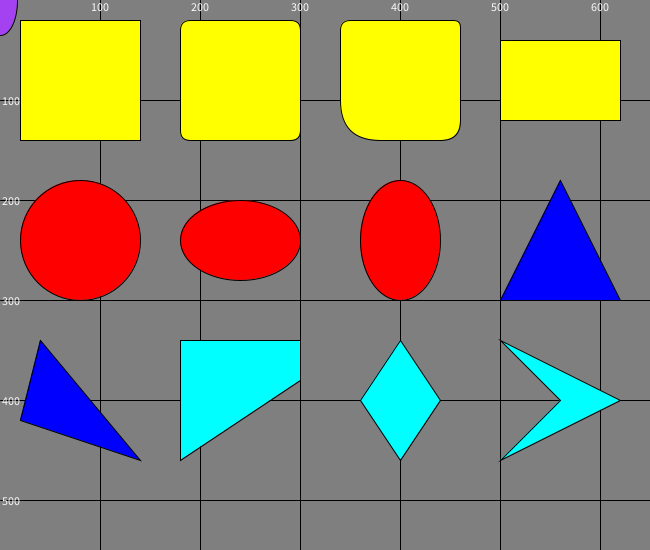
Frame 1 (no input)
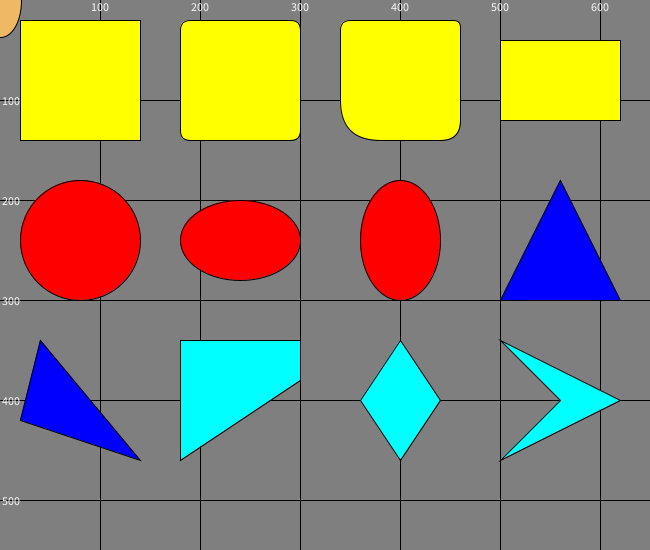
Frame 60 (the mouse pressed at the canvas centre just before this capture)
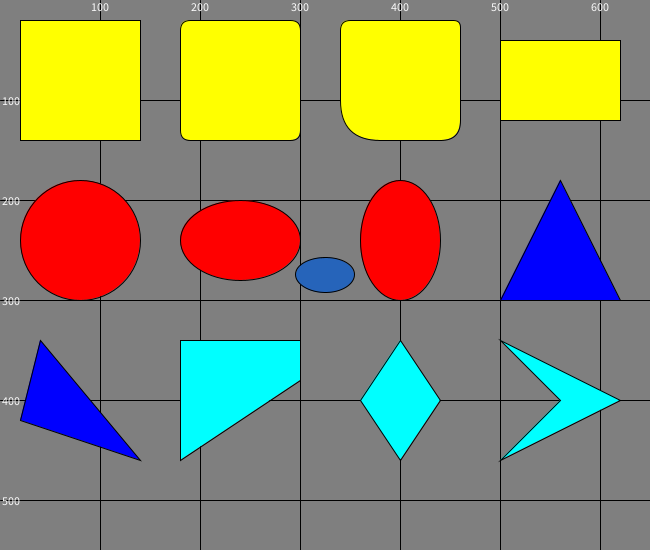
Frame 120 (the mouse held since frame 60 and released just before this capture)

The Processing sketch that drew these frames (run headless with seeded random() and noise(); from frame 60 on, the mouse is pressed at the canvas centre):

// Processing sketch: Prossesing_Shapes
// ── Prossesing_Shapes.pde
//Reid | September 19 | Prossesing shapes 

void setup() {
  size(650,550);
  background(127);
}
void draw() {
  background(127);
  for (int y = 100; y <= height; y += 100){
    line(0,y,width,y);
  }
  for (int x = 100; x <= width; x += 100){
    line(x,0,x,height);
  }
  fill(255,255,0);
  square(20,20,120);
  rect(180,20,120,120,10);
  rect(340,20,120,120,10,7,20,40);
  rect(500,40,120,80);
  fill(255,0,0);
  circle(80,240,120);
  ellipse(240,240,120,80);
  ellipse(400,240,80,120);
  fill(0,0,255);
  triangle(560,180,620,300,500,300);
  triangle(40,340,140,460,20,420);
  fill(0,255,255);
  quad(180,340,300,340,300,380,180,460);
  quad(400,340,440,400,400,460,360,400);
  quad(500,340,620,400,500,460,560,400);
  fill(250);
  textAlign(CENTER);
    for (int x = 100; x <= width; x += 100){
      text(x,x,11);
  }
    for (int y = 100; y <= height; y += 100){
      text(y,11,y+5);
  }
  fill(random(0,255),random(0,255),random(0,255));
  ellipse(mouseX,mouseY,random(20,80),random(20,80));
}
